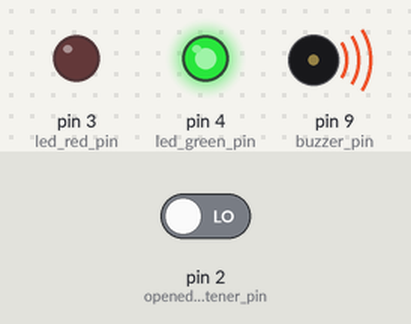
A sketch run on a simulated Arduino Uno, built with avr-gcc and run on an emulated ATmega328P. Shown: output pins drawn as LEDs (lit = HIGH), buzzer (waves = sounding). Inputs (shaded band) come from the test bench; at power-on: pin 2 (opened_closed_circuit_listener_pin) LOW.

Above: at 0.1 s.
At 0.7 s:
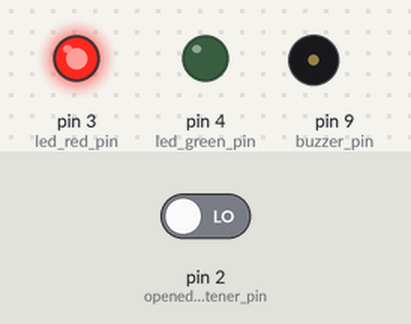
Timing chart, 0 to 2.2 s (numbered marks = the images above):
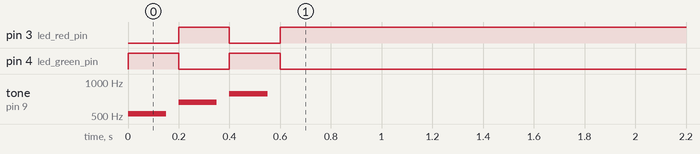

Measured:
- by itself, pin 3 (led_red_pin): HIGH → LOW at 0.40 s, → HIGH 0.20 s later

The sketch:

hb-bar-checker.ino
```cpp
//Components' GPIO pins
int opened_closed_circuit_listener_pin = 2;
int led_red_pin = 3;
int led_green_pin = 4;
int buzzer_pin = 9; //the buzzer (speaker)

int opened_closed_circuit_state = 0; //contains the state of the

void setup() {
  pinMode(led_red_pin, OUTPUT);
  pinMode(led_green_pin, OUTPUT);
  pinMode(buzzer_pin, OUTPUT);
  pinMode(opened_closed_circuit_listener_pin, INPUT);

  //Blinking LED and making some noise during Setup (startup)
  digitalWrite(led_green_pin, HIGH);
  digitalWrite(led_red_pin, LOW);
  tone(buzzer_pin, 523, 150);
  delay(200);

  digitalWrite(led_green_pin, LOW);
  digitalWrite(led_red_pin, HIGH);
  tone(buzzer_pin, 659, 150);
  delay(200);

  digitalWrite(led_green_pin, HIGH);
  digitalWrite(led_red_pin, LOW);
  tone(buzzer_pin, 784, 150);
  delay(200);

  //Silencing the buzzer
  noTone(buzzer_pin);

  //Turning off the LED
  digitalWrite(led_green_pin, LOW);
  digitalWrite(led_red_pin, LOW);

}

void loop() {
  opened_closed_circuit_state = digitalRead(opened_closed_circuit_listener_pin);

  if (opened_closed_circuit_state == HIGH) {
    // turn LED and buzzer ON
    digitalWrite(led_red_pin, LOW);
    digitalWrite(led_green_pin, HIGH);

    tone(buzzer_pin, 1000, 10);
  } else {
    // turn LED and buzzer OFF
    digitalWrite(led_red_pin, HIGH);
    digitalWrite(led_green_pin, LOW);
  }
}
```
